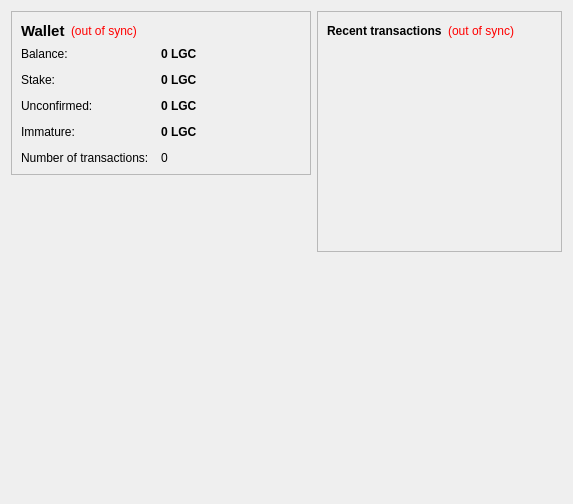
<?xml version="1.0" encoding="UTF-8"?>
<ui version="4.0">
 <class>OverviewPage</class>
 <widget class="QWidget" name="OverviewPage">
  <property name="geometry">
   <rect>
    <x>0</x>
    <y>0</y>
    <width>573</width>
    <height>504</height>
   </rect>
  </property>
  <property name="windowTitle">
   <string>Form</string>
  </property>
  <layout class="QHBoxLayout" name="horizontalLayout" stretch="1,1">
   <item>
    <layout class="QVBoxLayout" name="verticalLayout_2">
     <item>
      <widget class="QFrame" name="frame">
       <property name="frameShape">
        <enum>QFrame::StyledPanel</enum>
       </property>
       <property name="frameShadow">
        <enum>QFrame::Raised</enum>
       </property>
       <layout class="QVBoxLayout" name="verticalLayout_4">
        <item>
         <layout class="QHBoxLayout" name="horizontalLayout_4">
          <item>
           <widget class="QLabel" name="label_5">
            <property name="font">
             <font>
              <pointsize>11</pointsize>
              <weight>75</weight>
              <bold>true</bold>
             </font>
            </property>
            <property name="text">
             <string>Wallet</string>
            </property>
           </widget>
          </item>
          <item>
           <widget class="QLabel" name="labelWalletStatus">
            <property name="toolTip">
             <string>The displayed information may be out of date. Your wallet automatically synchronizes with the LGC network after a connection is established, but this process has not completed yet.</string>
            </property>
            <property name="styleSheet">
             <string notr="true">QLabel { color: red; }</string>
            </property>
            <property name="text">
             <string notr="true">(out of sync)</string>
            </property>
            <property name="alignment">
             <set>Qt::AlignLeading|Qt::AlignLeft|Qt::AlignVCenter</set>
            </property>
           </widget>
          </item>
          <item>
           <spacer name="horizontalSpacer_2">
            <property name="orientation">
             <enum>Qt::Horizontal</enum>
            </property>
            <property name="sizeHint" stdset="0">
             <size>
              <width>40</width>
              <height>20</height>
             </size>
            </property>
           </spacer>
          </item>
         </layout>
        </item>
        <item>
         <layout class="QFormLayout" name="formLayout_2">
          <property name="fieldGrowthPolicy">
           <enum>QFormLayout::AllNonFixedFieldsGrow</enum>
          </property>
          <property name="horizontalSpacing">
           <number>12</number>
          </property>
          <property name="verticalSpacing">
           <number>12</number>
          </property>
          <item row="0" column="0">
           <widget class="QLabel" name="label">
            <property name="text">
             <string>Balance:</string>
            </property>
           </widget>
          </item>
          <item row="0" column="1">
           <widget class="QLabel" name="labelBalance">
            <property name="font">
             <font>
              <weight>75</weight>
              <bold>true</bold>
             </font>
            </property>
            <property name="cursor">
             <cursorShape>IBeamCursor</cursorShape>
            </property>
            <property name="toolTip">
             <string>Your current balance</string>
            </property>
            <property name="text">
             <string notr="true">0 LGC</string>
            </property>
            <property name="textInteractionFlags">
             <set>Qt::LinksAccessibleByMouse|Qt::TextSelectableByKeyboard|Qt::TextSelectableByMouse</set>
            </property>
           </widget>
          </item>
          <item row="1" column="0">
           <widget class="QLabel" name="label_6">
            <property name="text">
             <string>Stake:</string>
            </property>
           </widget>
          </item>
          <item row="1" column="1">
           <widget class="QLabel" name="labelStake">
            <property name="font">
             <font>
              <weight>75</weight>
              <bold>true</bold>
             </font>
            </property>
            <property name="cursor">
             <cursorShape>IBeamCursor</cursorShape>
            </property>
            <property name="toolTip">
             <string>Total of coins that was staked, and do not yet count toward the current balance</string>
            </property>
            <property name="text">
             <string notr="true">0 LGC</string>
            </property>
            <property name="textInteractionFlags">
             <set>Qt::LinksAccessibleByMouse|Qt::TextSelectableByKeyboard|Qt::TextSelectableByMouse</set>
            </property>
           </widget>
          </item>
          <item row="2" column="0">
           <widget class="QLabel" name="label_3">
            <property name="text">
             <string>Unconfirmed:</string>
            </property>
           </widget>
          </item>
          <item row="2" column="1">
           <widget class="QLabel" name="labelUnconfirmed">
            <property name="font">
             <font>
              <weight>75</weight>
              <bold>true</bold>
             </font>
            </property>
            <property name="cursor">
             <cursorShape>IBeamCursor</cursorShape>
            </property>
            <property name="toolTip">
             <string>Total of transactions that have yet to be confirmed, and do not yet count toward the current balance</string>
            </property>
            <property name="text">
             <string notr="true">0 LGC</string>
            </property>
            <property name="textInteractionFlags">
             <set>Qt::LinksAccessibleByMouse|Qt::TextSelectableByKeyboard|Qt::TextSelectableByMouse</set>
            </property>
           </widget>
          </item>
          <item row="3" column="0">
           <widget class="QLabel" name="labelImmatureText">
            <property name="text">
             <string>Immature:</string>
            </property>
           </widget>
          </item>
          <item row="3" column="1">
           <widget class="QLabel" name="labelImmature">
            <property name="font">
             <font>
              <weight>75</weight>
              <bold>true</bold>
             </font>
            </property>
            <property name="toolTip">
             <string>Mined balance that has not yet matured</string>
            </property>
            <property name="text">
             <string notr="true">0 LGC</string>
            </property>
            <property name="textInteractionFlags">
             <set>Qt::LinksAccessibleByMouse|Qt::TextSelectableByKeyboard|Qt::TextSelectableByMouse</set>
            </property>
           </widget>
          </item>
          <item row="4" column="0">
           <widget class="QLabel" name="label_2">
            <property name="text">
             <string>Number of transactions:</string>
            </property>
           </widget>
          </item>
          <item row="4" column="1">
           <widget class="QLabel" name="labelNumTransactions">
            <property name="toolTip">
             <string>Total number of transactions in wallet</string>
            </property>
            <property name="text">
             <string notr="true">0</string>
            </property>
           </widget>
          </item>
         </layout>
        </item>
       </layout>
      </widget>
     </item>
     <item>
      <spacer name="verticalSpacer">
       <property name="orientation">
        <enum>Qt::Vertical</enum>
       </property>
       <property name="sizeHint" stdset="0">
        <size>
         <width>20</width>
         <height>40</height>
        </size>
       </property>
      </spacer>
     </item>
     <item>
      <widget class="QLabel" name="label_6">
       <property name="enabled">
        <bool>true</bool>
       </property>
       <property name="sizePolicy">
        <sizepolicy hsizetype="Preferred" vsizetype="Preferred">
         <horstretch>0</horstretch>
         <verstretch>0</verstretch>
        </sizepolicy>
       </property>
       <property name="minimumSize">
        <size>
         <width>300</width>
         <height>306</height>
        </size>
       </property>
       <property name="text">
        <string/>
       </property>
       <property name="pixmap">
        <pixmap resource="../bitcoin.qrc">:/images/backg</pixmap>
       </property>
       <property name="scaledContents">
        <bool>false</bool>
       </property>
       <property name="alignment">
        <set>Qt::AlignCenter</set>
       </property>
       <property name="margin">
        <number>-2</number>
       </property>
      </widget>
     </item>
    </layout>
   </item>
   <item>
    <layout class="QVBoxLayout" name="verticalLayout_3">
     <item>
      <widget class="QFrame" name="frame_2">
       <property name="frameShape">
        <enum>QFrame::StyledPanel</enum>
       </property>
       <property name="frameShadow">
        <enum>QFrame::Raised</enum>
       </property>
       <layout class="QVBoxLayout" name="verticalLayout">
        <item>
         <layout class="QHBoxLayout" name="horizontalLayout_2">
          <item>
           <widget class="QLabel" name="label_4">
            <property name="text">
             <string>&lt;b&gt;Recent transactions&lt;/b&gt;</string>
            </property>
           </widget>
          </item>
          <item>
           <widget class="QLabel" name="labelTransactionsStatus">
            <property name="toolTip">
             <string>The displayed information may be out of date. Your wallet automatically synchronizes with the LGC network after a connection is established, but this process has not completed yet.</string>
            </property>
            <property name="styleSheet">
             <string notr="true">QLabel { color: red; }</string>
            </property>
            <property name="text">
             <string notr="true">(out of sync)</string>
            </property>
            <property name="alignment">
             <set>Qt::AlignRight|Qt::AlignTrailing|Qt::AlignVCenter</set>
            </property>
           </widget>
          </item>
          <item>
           <spacer name="horizontalSpacer">
            <property name="orientation">
             <enum>Qt::Horizontal</enum>
            </property>
            <property name="sizeHint" stdset="0">
             <size>
              <width>40</width>
              <height>20</height>
             </size>
            </property>
           </spacer>
          </item>
         </layout>
        </item>
        <item>
         <widget class="QListView" name="listTransactions">
          <property name="styleSheet">
           <string notr="true">QListView { background: transparent; }</string>
          </property>
          <property name="frameShape">
           <enum>QFrame::NoFrame</enum>
          </property>
          <property name="verticalScrollBarPolicy">
           <enum>Qt::ScrollBarAlwaysOff</enum>
          </property>
          <property name="horizontalScrollBarPolicy">
           <enum>Qt::ScrollBarAlwaysOff</enum>
          </property>
          <property name="selectionMode">
           <enum>QAbstractItemView::NoSelection</enum>
          </property>
         </widget>
        </item>
       </layout>
      </widget>
     </item>
     <item>
      <spacer name="verticalSpacer_2">
       <property name="orientation">
        <enum>Qt::Vertical</enum>
       </property>
       <property name="sizeHint" stdset="0">
        <size>
         <width>20</width>
         <height>40</height>
        </size>
       </property>
      </spacer>
     </item>
    </layout>
   </item>
  </layout>
 </widget>
 <resources>
  <include location="../bitcoin.qrc"/>
 </resources>
 <connections/>
</ui>
